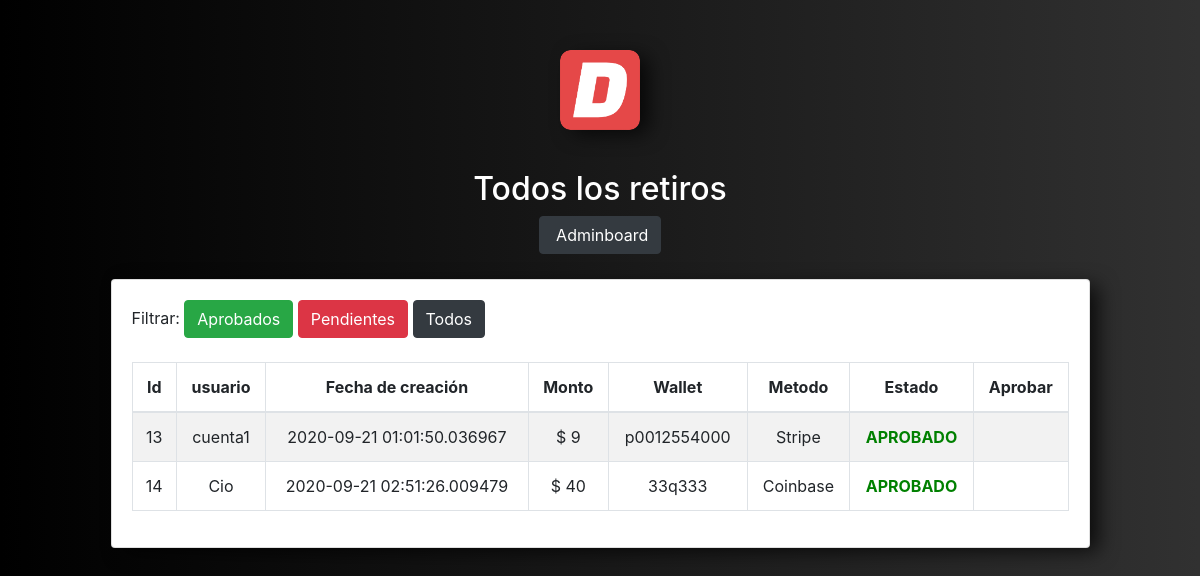
The page /dbet.com/retiros_all.php on the database its author committed.
### tables this page shows
CREATE TABLE `retiros` (
  `id` int(9) NOT NULL,
  `fecha_creacion` timestamp(6) NOT NULL DEFAULT current_timestamp(6),
  `monto` decimal(9,0) NOT NULL,
  `metodo` varchar(50) NOT NULL,
  `estado` varchar(50) NOT NULL,
  `wallet` varchar(50) NOT NULL,
  `usuario` varchar(50) NOT NULL
);

### dbet.com/retiros_all.php (the view, shortened to what this page needs)
<?php include('header.php')?>
<?php include("db.php");
?>
		<div align="center"><img class="img bdb" src="logodbet.png" width="80" height="80"></div>
		<div align="center"><h2  style="color:white"> Todos los retiros</h2>
			<a href="adminboard.php" class="btn btn-dark">
						<i class="fas fa-back"> </i> Adminboard
						</a>
<div class="container">
	<div class="row">
		   <div  class="col-lg-12 mx-auto">
			</div>
			<br>
		</div>
	</div>
</div>
<div class="container">
	<div class="row">
		   <div  class="col-md-12 mx-auto">
		<div class="card card-body">
			<form action="analizar.php" method="POST">
				 <label for="metodo">  Filtrar:  </label>
							<input type="submit" class="btn btn-success btn-success" name="btn_aprobado" value="Aprobados">
							<input type="submit" class="btn btn-success btn-danger" name="btn_pendiente" value="Pendientes">
							<input type="submit" class="btn btn-success btn-dark" name="btn_todos" value="Todos">
			</form>
			 <br>
				<div class="table-responsive">
		   			<table class="table table-bordered table-striped" style="background: #fff;">
				<thead class="text-center">
					<tr>
						<th>Id</th>
						<th>usuario</th>
						<th>Fecha de creación</th>
						<th>Monto </th>
						<th>Wallet</th>
						<th>Metodo</th>
						<th>Estado</th>
						<th>Aprobar</th>
					</tr>
				</thead>
				<tbody>
					<?php
						if($_SESSION['metodo']=='TODOS'){
							$query= "SELECT * FROM retiros";
						}else{
								if($_SESSION['metodo']=='PENDIENTE'){
									$query= "SELECT * FROM retiros WHERE  (estado='PENDIENTE')";
							}else{
									$query= "SELECT * FROM retiros WHERE  (estado='APROBADO')";
						}
						}
						$lista_retiros=mysqli_query($conexion,$query);
						while($row= mysqli_fetch_array($lista_retiros)){
						 ?>
							<tr class="text-center">
								<td><?php echo $row['id'] ?></td>
								<td><?php echo $row['usuario'] ?></td>
								<td><?php echo $row['fecha_creacion'] ?></td>
								<td><?php echo "$ ".$row['monto'] ?></td>
								<td><?php echo $row['wallet'] ?></td>
								<td><?php echo $row['metodo'] ?></td>
								<?php
									if ($row['estado']=='APROBADO') {
												echo "<td  style='color:green'> <strong>".$row['estado']."</strong> </td>";
									}else{
												echo "<td  style='color:red'> <strong>".$row['estado']."</strong> </td>" ;
									}
							?>
								<td>
							</td>
							</tr>
					<?php } ?>
				</tbody>
			</table>
		   	 </div>
		</div>
			</div>
		</div>
	</div>
<?php include('footer.php')?>

### dbet.com/estilo.css (style rules this page uses)
* { padding: 0; }
.img { margin-top: 50px; align-content: center; margin-bottom: 40px; -webkit-box-shadow: 10px 3px 11px -2px rgba(0,0,0,0.75); -moz-box-shadow: 50px 3px 11px -2px rgba(0,0,0,0.75); box-shadow: 10px 5px 20px -2px rgba(0,0,0,0.75); border-color: 0; border-radius: 10px; }
.card { padding: 20px 20px; margin: calc(5% + 10px); margin-top: 1px; padding-top: 28px; margin-bottom: 5px -webkit-box-shadow: 10px 3px 11px -2px rgba(0,0,0,0.75); -moz-box-shadow: 50px 3px 11px -2px rgba(0,0,0,0.75); box-shadow: 10px 5px 20px -2px rgba(0,0,0,0.75); }

### rows shown on the page
retiros: id "13", usuario "cuenta1", fecha_creacion "2020-09-21 01:01:50.036967", monto "9", wallet "p0012554000", metodo "Stripe", estado "APROBADO"
retiros: id "14", usuario "Cio", fecha_creacion "2020-09-21 02:51:26.009479", monto "40", wallet "33q333", metodo "Coinbase", estado "APROBADO"
